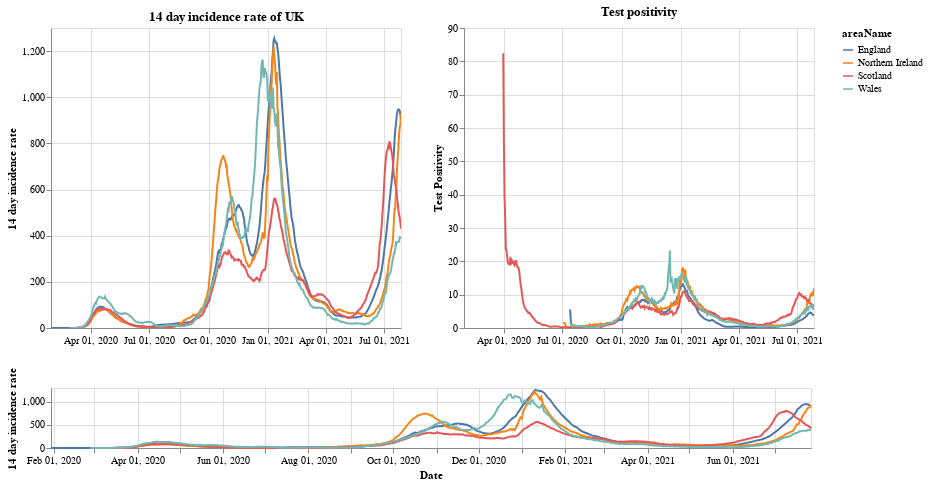

Here is the notebook cell this chart was saved with:
### Markdown cell above
# Plots

First a plot with each country in the UK. The top right shows the positivity rate for (which is the percentage of registered tests which were positive) while the top left is the 14 day incidence rate. The bottom chart can be used to select the timeframe (does not work on a mobile device).

### Code cell
#collapse
brush = alt.selection(type='interval', name='DateBrush',encodings=['x'],fields=['Time'])
leg_selection = alt.selection_multi(fields=['areaName'], bind='legend')

base = alt.Chart(uk_cases).mark_line().encode(
    x=alt.X("yearmonthdate(date):T", axis=alt.Axis(title='Date')),
    y=alt.Y("twoWeeklyCasesRate:Q", axis=alt.Axis(title='14 day incidence rate')),
    tooltip=['areaName', 'date','twoWeeklyCasesRate', 'testPositivity'],
    color='areaName',
    opacity=alt.condition(leg_selection, alt.value(2), alt.value(0.1))
).add_selection(leg_selection).properties(width=350)

upper = base.encode(alt.X('yearmonthdate(date):T', axis=alt.Axis(title=''),
                         scale=alt.Scale(domain=brush))
                   ).properties(title=f'14 day incidence rate of UK')
upper_right = upper.encode(alt.Y('testPositivity:Q', axis=alt.Axis(title='Test Positivity'))).properties(title='Test positivity')
lower = base.properties(height=60, width = 760).add_selection(brush)

(upper | upper_right) & lower

### Figure 1 — Vega-Lite specification as saved in the notebook (floating-point values rounded to 4 significant figures; data arrays with more than 128 entries replaced by an {"elided": "..."} marker saying what was removed)
{"config": {"view": {"continuousWidth": 400, "continuousHeight": 300}}, "vconcat": [{"hconcat": [{"mark": "line", "encoding": {"color": {"type": "nominal", "field": "areaName"}, "opacity": {"condition": {"value": 2, "selection": "selector001"}, "value": 0.1}, "tooltip": [{"type": "nominal", "field": "areaName"}, {"type": "temporal", "field": "date"}, {"type": "quantitative", "field": "twoWeeklyCasesRate"}, {"type": "quantitative", "field": "testPositivity"}], "x": {"type": "temporal", "axis": {"title": ""}, "field": "date", "scale": {"domain": {"selection": "DateBrush"}}, "timeUnit": "yearmonthdate"}, "y": {"type": "quantitative", "axis": {"title": "14 day incidence rate"}, "field": "twoWeeklyCasesRate"}}, "selection": {"selector001": {"type": "multi", "fields": ["areaName"], "bind": "legend"}}, "title": "14 day incidence rate of UK", "width": 350}, {"mark": "line", "encoding": {"color": {"type": "nominal", "field": "areaName"}, "opacity": {"condition": {"value": 2, "selection": "selector001"}, "value": 0.1}, "tooltip": [{"type": "nominal", "field": "areaName"}, {"type": "temporal", "field": "date"}, {"type": "quantitative", "field": "twoWeeklyCasesRate"}, {"type": "quantitative", "field": "testPositivity"}], "x": {"type": "temporal", "axis": {"title": ""}, "field": "date", "scale": {"domain": {"selection": "DateBrush"}}, "timeUnit": "yearmonthdate"}, "y": {"type": "quantitative", "axis": {"title": "Test Positivity"}, "field": "testPositivity"}}, "selection": {"selector001": {"type": "multi", "fields": ["areaName"], "bind": "legend"}}, "title": "Test positivity", "width": 350}]}, {"mark": "line", "encoding": {"color": {"type": "nominal", "field": "areaName"}, "opacity": {"condition": {"value": 2, "selection": "selector001"}, "value": 0.1}, "tooltip": [{"type": "nominal", "field": "areaName"}, {"type": "temporal", "field": "date"}, {"type": "quantitative", "field": "twoWeeklyCasesRate"}, {"type": "quantitative", "field": "testPositivity"}], "x": {"type": "temporal", "axis": {"title": "Date"}, "field": "date", "timeUnit": "yearmonthdate"}, "y": {"type": "quantitative", "axis": {"title": "14 day incidence rate"}, "field": "twoWeeklyCasesRate"}}, "height": 60, "selection": {"selector001": {"type": "multi", "fields": ["areaName"], "bind": "legend"}, "DateBrush": {"type": "interval", "encodings": ["x"], "fields": ["Time"]}}, "width": 760}], "data": {"name": "data-33970b0dbdc0fb1ed4edfd588df94a88"}, "$schema": "https://vega.github.io/schema/vega-lite/v4.8.1.json", "datasets": {"data-33970b0dbdc0fb1ed4edfd588df94a88": {"elided": "2088 records"}}}
